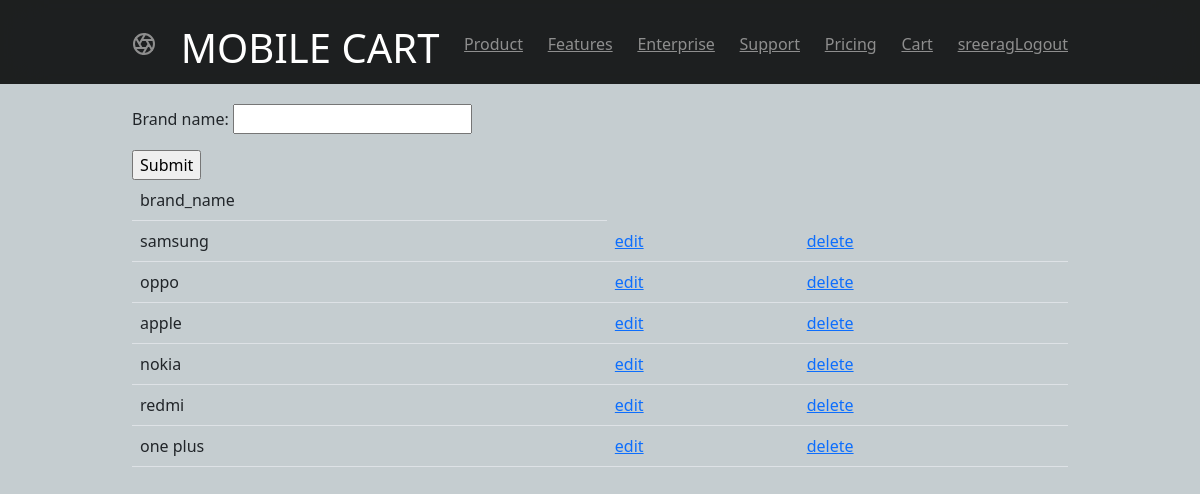
Screenshot of /mobile/brands (signed in) with the database file from the repository.
### mobile/models.py (models this page shows, shortened)
class Brands(models.Model):
    brand_name=models.CharField(max_length=120,unique=True)

### mobile/views.py (the view)
    def wrapper(request):
        if not request.user.is_superuser:
            return redirect("errorpage")
        else:
            return func(request)

### mobile/forms.py
class BrandCreateForm(ModelForm):
    class Meta:
        model=Brands
        fields="__all__"

### mobile/views.py (called while the page is built)
def admin_permission_required(func):
    def wrapper(request):
        if not request.user.is_superuser:
            return redirect("errorpage")
        else:
            return func(request)
    return  wrapper

@admin_permission_required
def brand_view(request):
    brands = Brands.objects.all()
    form = BrandCreateForm()
    context = {}
    context["brands"] = brands
    context["form"] = form
    if request.method == 'POST':
        form = BrandCreateForm(request.POST)
        if form.is_valid():
            form.save()
            print("saved")
            return redirect("brandview")
    return render(request, "mobile/bndcreate.html", context)

### mobile/templates/mobile/bndcreate.html (shortened to what this page needs)
<!DOCTYPE html>
{%extends 'mobile/base.html'%}
{%block body_block%}
<div class="row">
    <div class="col-12">
        <form action="" method="post">
            {{form.as_p}}
            <input type="submit">
        </form>
    </div>
    <div class="col-12">
        <table class="table">
            <tr>
                <td>brand_name</td>
            </tr>
            {%for brand in brands%}
            <tr>
                <td>{{brand.brand_name}}</td>
                <td><a href="{%url 'brandupdate' brand.id %}">edit</a></td>
                <td><a href="{%url 'branddel' brand.id %}">delete</a></td>
            </tr>
            {% endfor %}
        </table>
    </div>
</div>
{% endblock %}

### mobile/templates/mobile/base.html (shortened to what this page needs)
<!DOCTYPE html>
{%load static%}
<html lang="en">
  <head>
<link href="{%static 'css/assets/dist/css/bootstrap.min.css'%}" rel="stylesheet">
    <link href="{%static 'css/product.css'%}" rel="stylesheet">
  </head>
  <body class="main">
<header class="site-header sticky-top py-1">
  <nav class="container d-flex flex-column flex-md-row justify-content-between">
    <a class="py-2" href="#" aria-label="Product">
    </a>
    <h1 class="hd">MOBILE CART</h1>
    <a class="py-2 d-none d-md-inline-block" href="#">Product</a>
    <a class="py-2 d-none d-md-inline-block" href="#">Features</a>
    <a class="py-2 d-none d-md-inline-block" href="#">Enterprise</a>
    <a class="py-2 d-none d-md-inline-block" href="#">Support</a>
    <a class="py-2 d-none d-md-inline-block" href="#">Pricing</a>
    <a class="py-2 d-none d-md-inline-block" href="#">Cart</a>
    <a class="py-2 d-none d-md-inline-block" href="{%url 'userlogout'%}"><span>{{request.user}}</span>Logout</a>
  </nav>
</header>
<main>
  <div class="container">
      {%block body_block%}
      {% endblock %}
  </div>
</main>
  </body>
</html>

### mobile/static/css/product.css (style rules this page uses)
.container { max-width: 960px; }
.site-header { background-color: rgba(0, 0, 0, .85); -webkit-backdrop-filter: saturate(180%) blur(20px); backdrop-filter: saturate(180%) blur(20px); }
.site-header a { color: #8e8e8e; transition: color .15s ease-in-out; }

### mobile/templates/mobile/base.html (style rules this page uses)
.hd { color:white; }
.container { margin-top:20px; }
.main { background-color: rgba(191, 200, 204, 0.904); }

### rows the page displays
Brands: brand_name "samsung"
Brands: brand_name "oppo"
Brands: brand_name "apple"
Brands: brand_name "nokia"
Brands: brand_name "redmi"
Brands: brand_name "one plus"

### other values shown
{{ request.user }} "sreerag"
